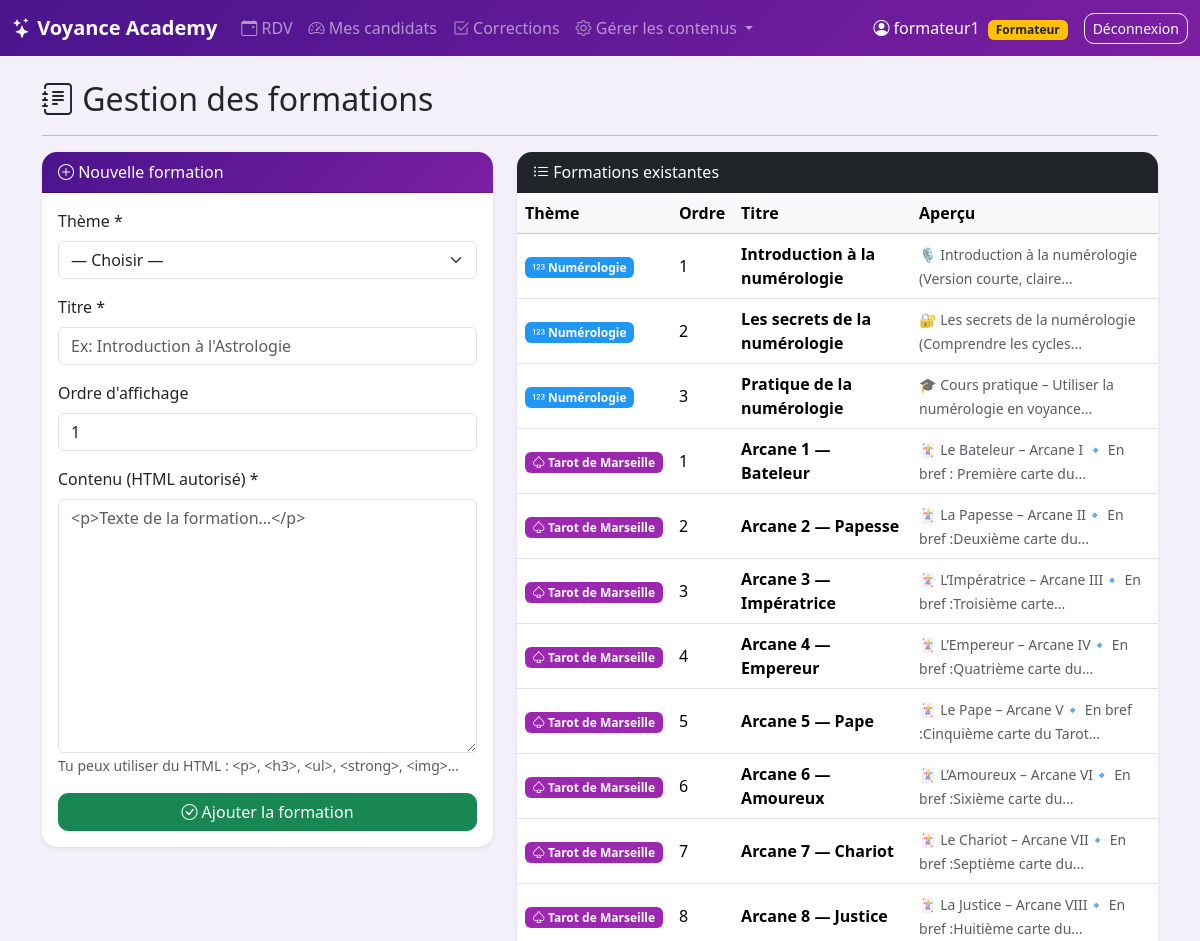
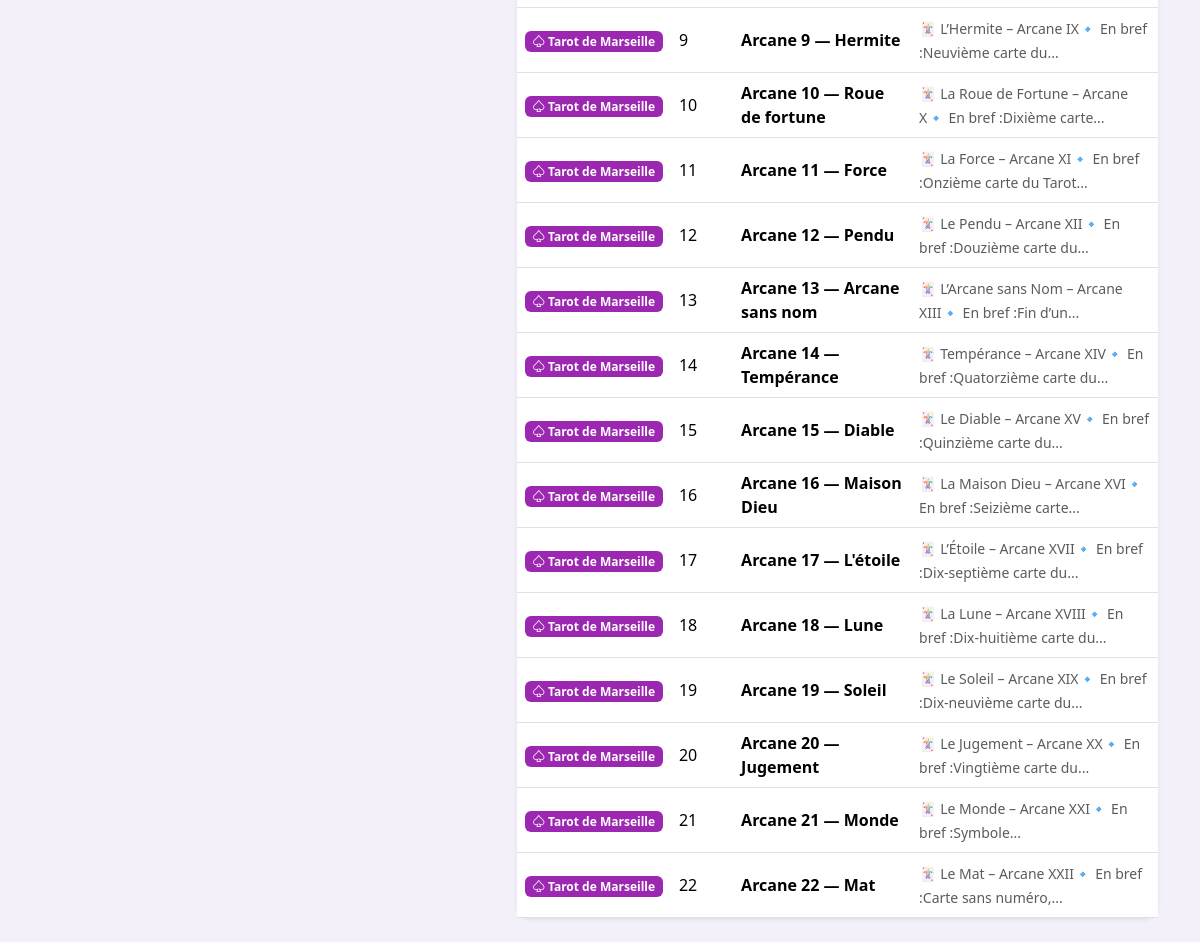
Screenshot of /admin/formations (signed in) with the database file from the repository (2 pictures, top to bottom).
### models.py (models this page shows)
class User(UserMixin, db.Model):
    __tablename__ = 'users'
    id = db.Column(db.Integer, primary_key=True)
    username = db.Column(db.String(80), unique=True, nullable=False)
    email = db.Column(db.String(120), unique=True, nullable=False)
    password = db.Column(db.String(200), nullable=False)
    role = db.Column(db.String(20), default='candidat')
    formateur_id = db.Column(db.Integer, db.ForeignKey('users.id'), nullable=True)
    recruteur_id = db.Column(db.Integer, db.ForeignKey('users.id'), nullable=True)
    actif = db.Column(db.Boolean, default=True)
    created_at = db.Column(db.DateTime, default=datetime.utcnow)
    formateur = db.relationship('User', foreign_keys=[formateur_id],
                                remote_side=[id], backref='candidats')
    recruteur = db.relationship('User', foreign_keys=[recruteur_id],
                                remote_side=[id], backref='candidats_recrutes')
    tentatives = db.relationship('Tentative', backref='user', lazy=True)
    cartes_validees = db.relationship('CarteValidee', backref='user', lazy=True,
                                     cascade='all, delete-orphan')
    email_fin_formation_envoye = db.Column(db.Boolean, default=False)

class Formation(db.Model):
    __tablename__ = 'formations'
    id = db.Column(db.Integer, primary_key=True)
    titre = db.Column(db.String(200), nullable=False)
    contenu = db.Column(db.Text, nullable=False)
    image = db.Column(db.String(200))
    definition = db.Column(db.Text)
    ordre = db.Column(db.Integer, default=1)
    theme_id = db.Column(db.Integer, db.ForeignKey('themes.id'), nullable=False)
    created_at = db.Column(db.DateTime, default=datetime.utcnow)

class Theme(db.Model):
    __tablename__ = 'themes'
    id = db.Column(db.Integer, primary_key=True)
    nom = db.Column(db.String(100), unique=True, nullable=False)
    description = db.Column(db.Text)
    icone = db.Column(db.String(50), default='bi-book')
    couleur = db.Column(db.String(20), default='#6f42c1')
    created_at = db.Column(db.DateTime, default=datetime.utcnow)
    formations = db.relationship('Formation', backref='theme', lazy=True,
                                 cascade='all, delete-orphan')
    questions = db.relationship('Question', backref='theme', lazy=True,
                                cascade='all, delete-orphan')
    exercices = db.relationship('Exercice', backref='theme', lazy=True,
                                cascade='all, delete-orphan')

### app.py (the view, shortened to what this page needs)
@app.route('/admin/formations', methods=['GET', 'POST'])
@login_required
@role_required('admin', 'formateur')
def admin_formations():
    themes = Theme.query.all()
    formations = Formation.query.order_by(Formation.theme_id, Formation.ordre).all()
    return render_template('admin/formations.html',
                           themes=themes, formations=formations)

### app.py (called while the page is built)
@login_manager.user_loader
def load_user(user_id):
    return db.session.get(User, int(user_id))

def role_required(*roles):
    def decorator(f):
        @wraps(f)
        def wrapper(*args, **kwargs):
            if not current_user.is_authenticated or current_user.role not in roles:
                flash("Accès refusé.", "danger")
                return redirect(url_for('dashboard'))
            return f(*args, **kwargs)
        return wrapper
    return decorator

### templates/admin/formations.html (shortened to what this page needs)
{% extends "base.html" %}
{% block content %}
<h2><i class="bi bi-journal-text"></i> Gestion des formations</h2>
<hr>
<div class="row">
  <div class="col-md-5">
    <div class="card shadow-sm border-0 mb-4">
      <div class="card-header text-white" style="background: linear-gradient(135deg, #4a148c, #7b1fa2);">
        <i class="bi bi-plus-circle"></i> Nouvelle formation
      </div>
      <div class="card-body">
        <form method="POST">
          <div class="mb-3">
            <label class="form-label">Thème *</label>
            <select name="theme_id" class="form-select" required>
              <option value="">— Choisir —</option>
            </select>
          </div>
          <div class="mb-3">
            <label class="form-label">Titre *</label>
            <input type="text" name="titre" class="form-control" required
                   placeholder="Ex: Introduction à l'Astrologie">
          </div>
          <div class="mb-3">
            <label class="form-label">Ordre d'affichage</label>
            <input type="number" name="ordre" class="form-control" value="1" min="1">
          </div>
          <div class="mb-3">
            <label class="form-label">Contenu (HTML autorisé) *</label>
            <textarea name="contenu" class="form-control" rows="10" required
                      placeholder="<p>Texte de la formation…</p>"></textarea>
            <small class="text-muted">
              Tu peux utiliser du HTML : &lt;p&gt;, &lt;h3&gt;, &lt;ul&gt;, &lt;strong&gt;, &lt;img&gt;…
            </small>
          </div>
          <button class="btn btn-success w-100">
            <i class="bi bi-check-circle"></i> Ajouter la formation
          </button>
        </form>
      </div>
    </div>
  </div>
  <div class="col-md-7">
    <div class="card shadow-sm border-0">
      <div class="card-header bg-dark text-white">
        <i class="bi bi-list-ul"></i> Formations existantes
      </div>
      <div class="card-body p-0">
        <table class="table table-hover mb-0 align-middle">
          <thead class="table-light">
            <tr>
              <th>Thème</th>
              <th>Ordre</th>
              <th>Titre</th>
              <th>Aperçu</th>
            </tr>
          </thead>
          <tbody>
          {% for f in formations %}
            <tr>
              <td>
                <span class="badge" style="background: {{ f.theme.couleur }};">
                  <i class="bi {{ f.theme.icone }}"></i> {{ f.theme.nom }}
                </span>
              </td>
              <td>{{ f.ordre }}</td>
              <td><strong>{{ f.titre }}</strong></td>
              <td><small class="text-muted">{{ f.contenu|striptags|truncate(60) }}</small></td>
            </tr>
          {% else %}
            <tr><td colspan="4" class="text-center text-muted">Aucune formation</td></tr>
          {% endfor %}
          </tbody>
        </table>
      </div>
    </div>
  </div>
{% endblock %}

### templates/base.html (shortened to what this page needs)
<!DOCTYPE html>
<html lang="fr">
<head>
    <link href="https://cdn.jsdelivr.net/npm/bootstrap@5.3.2/dist/css/bootstrap.min.css" rel="stylesheet">
    <link href="https://cdn.jsdelivr.net/npm/bootstrap-icons@1.11.1/font/bootstrap-icons.css" rel="stylesheet">
    <link href="{{ url_for('static', filename='css/style.css') }}" rel="stylesheet">
</head>
<body>
{% if current_user.is_authenticated %}
<nav class="navbar navbar-expand-lg navbar-dark" style="background: linear-gradient(135deg, #4a148c, #7b1fa2);">
  <div class="container-fluid">
    <a class="navbar-brand" href="{{ url_for('dashboard') }}">
      <i class="bi bi-stars"></i> <strong>Voyance Academy</strong>
    </a>
    <div class="collapse navbar-collapse" id="nav">
      <ul class="navbar-nav me-auto">
  {% if current_user.role == 'admin' %}
    <li class="nav-item"><a class="nav-link" href="{{ url_for('admin_dashboard') }}"><i class="bi bi-speedometer2"></i> Dashboard</a></li>
    <li class="nav-item"><a class="nav-link" href="{{ url_for('admin_users') }}"><i class="bi bi-people"></i> Utilisateurs</a></li>
      <li class="nav-item"><a class="nav-link" href="{{ url_for('admin_rdv') }}"><i class="bi bi-calendar-event"></i> RDV</a></li>
    <li class="nav-item"><a class="nav-link" href="{{ url_for('admin_themes') }}"><i class="bi bi-tags"></i> Thèmes</a></li>
    <li class="nav-item"><a class="nav-link" href="{{ url_for('admin_formations') }}"><i class="bi bi-journal-text"></i> Formations</a></li>
    <li class="nav-item"><a class="nav-link" href="{{ url_for('admin_exercices') }}"><i class="bi bi-journal-check"></i> Tests</a></li>
  {% elif current_user.role == 'formateur' %}
  <li class="nav-item">
    <a class="nav-link" href="{{ url_for('formateur_rdv') }}">
      <i class="bi bi-calendar-event"></i> RDV
    </a>
  </li>
    <li class="nav-item">
      <a class="nav-link" href="{{ url_for('formateur_dashboard') }}">
        <i class="bi bi-speedometer2"></i> Mes candidats
      </a>
    </li>
    <li class="nav-item">
      <a class="nav-link" href="{{ url_for('formateur_corrections') }}">
        <i class="bi bi-check2-square"></i> Corrections
      </a>
    </li>
    <li class="nav-item dropdown">
      <a class="nav-link dropdown-toggle" data-bs-toggle="dropdown" href="#">
        <i class="bi bi-gear"></i> Gérer les contenus
      </a>
    </li>
  {% elif current_user.role == 'candidat' %}
  <li class="nav-item">
    <a class="nav-link" href="{{ url_for('candidat_dashboard') }}">
        <i class="bi bi-house"></i> Ma formation
      </a>
    </li>
  {% endif %}
</ul>
      <span class="navbar-text text-white me-3">
        <i class="bi bi-person-circle"></i> {{ current_user.username }}
        <span class="badge bg-warning text-dark ms-1">
  {% if current_user.role == 'candidat' %}Candidat
  {% elif current_user.role == 'recruteur' %}Recruteur
  {% elif current_user.role == 'formateur' %}Formateur
  {% else %}Admin{% endif %}
</span>
      </span>
      <a class="btn btn-outline-light btn-sm" href="{{ url_for('logout') }}">Déconnexion</a>
    </div>
  </div>
</nav>
{% endif %}
<div class="container my-4">
    {% block content %}{% endblock %}
</div>
</body>
</html>

### static/css/style.css (style rules this page uses)
body { background: #f4f0fa; font-family: 'Segoe UI', sans-serif; min-height: 100vh; }
.card { border-radius: 15px; }
.btn { border-radius: 10px; }
.card { animation: fadeInUp 0.3s ease-out; }
.btn { border-radius: 10px; transition: transform 0.15s, box-shadow 0.15s; }
.card-header { border-radius: 15px 15px 0 0 !important; }

### rows the page displays
User: username "formateur1"
Formation: theme.nom "Numérologie", ordre "1", titre "Introduction à la numérologie", contenu "🎙️ Introduction à la numérologie (Version courte, claire..."
Formation: theme.nom "Numérologie", ordre "2", titre "Les secrets de la numérologie", contenu "🔐 Les secrets de la numérologie (Comprendre les cycles..."
Formation: theme.nom "Numérologie", ordre "3", titre "Pratique de la numérologie", contenu "🎓 Cours pratique – Utiliser la numérologie en voyance..."
Formation: theme.nom "Tarot de Marseille", ordre "1", titre "Arcane 1 — Bateleur", contenu "🃏 Le Bateleur – Arcane I 🔹 En bref : Première carte du..."
Formation: theme.nom "Tarot de Marseille", ordre "2", titre "Arcane 2 — Papesse", contenu "🃏 La Papesse – Arcane II🔹 En bref :Deuxième carte du..."
Formation: theme.nom "Tarot de Marseille", ordre "3", titre "Arcane 3 — Impératrice", contenu "🃏 L’Impératrice – Arcane III🔹 En bref :Troisième carte..."
Formation: theme.nom "Tarot de Marseille", ordre "4", titre "Arcane 4 — Empereur", contenu "🃏 L’Empereur – Arcane IV🔹 En bref :Quatrième carte du..."
Formation: theme.nom "Tarot de Marseille", ordre "5", titre "Arcane 5 — Pape", contenu "🃏 Le Pape – Arcane V🔹 En bref :Cinquième carte du Tarot..."
Formation: theme.nom "Tarot de Marseille", ordre "6", titre "Arcane 6 — Amoureux", contenu "🃏 L’Amoureux – Arcane VI🔹 En bref :Sixième carte du..."
Formation: theme.nom "Tarot de Marseille", ordre "7", titre "Arcane 7 — Chariot", contenu "🃏 Le Chariot – Arcane VII🔹 En bref :Septième carte du..."
Formation: theme.nom "Tarot de Marseille", ordre "8", titre "Arcane 8 — Justice", contenu "🃏 La Justice – Arcane VIII🔹 En bref :Huitième carte du..."
Formation: theme.nom "Tarot de Marseille", ordre "9", titre "Arcane 9 — Hermite", contenu "🃏 L’Hermite – Arcane IX🔹 En bref :Neuvième carte du..."
Formation: theme.nom "Tarot de Marseille", ordre "10", titre "Arcane 10 — Roue de fortune", contenu "🃏 La Roue de Fortune – Arcane X🔹 En bref :Dixième carte..."
Formation: theme.nom "Tarot de Marseille", ordre "11", titre "Arcane 11 — Force", contenu "🃏 La Force – Arcane XI🔹 En bref :Onzième carte du Tarot..."
Formation: theme.nom "Tarot de Marseille", ordre "12", titre "Arcane 12 — Pendu", contenu "🃏 Le Pendu – Arcane XII🔹 En bref :Douzième carte du..."
Formation: theme.nom "Tarot de Marseille", ordre "13", titre "Arcane 13 — Arcane sans nom", contenu "🃏 L’Arcane sans Nom – Arcane XIII🔹 En bref :Fin d’un..."
Formation: theme.nom "Tarot de Marseille", ordre "14", titre "Arcane 14 — Tempérance", contenu "🃏 Tempérance – Arcane XIV🔹 En bref :Quatorzième carte du..."
Formation: theme.nom "Tarot de Marseille", ordre "15", titre "Arcane 15 — Diable", contenu "🃏 Le Diable – Arcane XV🔹 En bref :Quinzième carte du..."
Formation: theme.nom "Tarot de Marseille", ordre "16", titre "Arcane 16 — Maison Dieu", contenu "🃏 La Maison Dieu – Arcane XVI🔹 En bref :Seizième carte..."
Formation: theme.nom "Tarot de Marseille", ordre "17", titre "Arcane 17 — L'étoile", contenu "🃏 L’Étoile – Arcane XVII🔹 En bref :Dix-septième carte du..."
Formation: theme.nom "Tarot de Marseille", ordre "18", titre "Arcane 18 — Lune", contenu "🃏 La Lune – Arcane XVIII🔹 En bref :Dix-huitième carte du..."
Formation: theme.nom "Tarot de Marseille", ordre "19", titre "Arcane 19 — Soleil", contenu "🃏 Le Soleil – Arcane XIX🔹 En bref :Dix-neuvième carte du..."
Formation: theme.nom "Tarot de Marseille", ordre "20", titre "Arcane 20 — Jugement", contenu "🃏 Le Jugement – Arcane XX🔹 En bref :Vingtième carte du..."
Formation: theme.nom "Tarot de Marseille", ordre "21", titre "Arcane 21 — Monde", contenu "🃏 Le Monde – Arcane XXI🔹 En bref :Symbole..."
Formation: theme.nom "Tarot de Marseille", ordre "22", titre "Arcane 22 — Mat", contenu "🃏 Le Mat – Arcane XXII🔹 En bref :Carte sans numéro,..."
